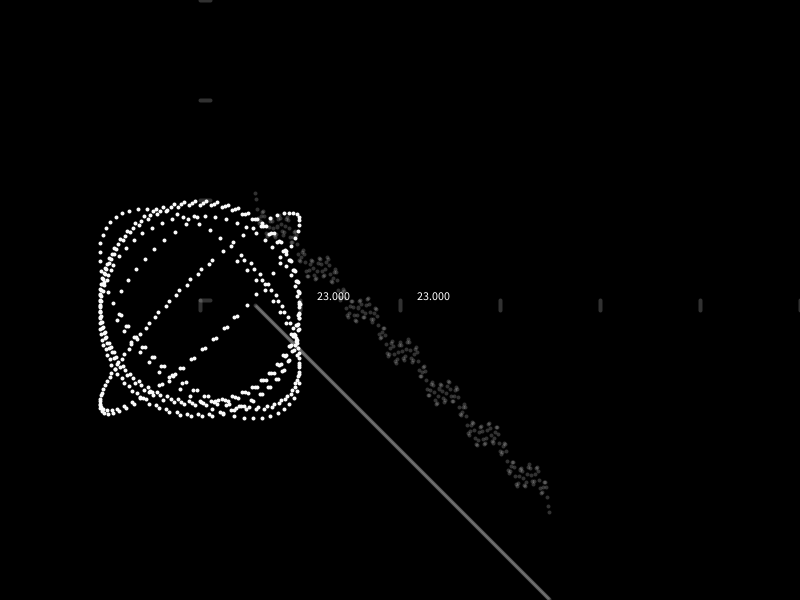
Frame 1 (no input)
Frame 60 (the mouse pressed at the canvas centre just before this capture): identical to frame 1, image omitted
Frame 120 (the mouse held since frame 60 and released just before this capture): identical to frame 1, image omitted

The Processing sketch that drew this single still picture (run headless with seeded random() and noise(); from frame 60 on, the mouse is pressed at the canvas centre):

// Processing sketch: experiment44
// ── experiment44.pde
float xx,yy, x , y ,phi ,t,T,i;
void setup(){
  size(800,600);
  background( 0);
}int x1,y1,x2,y2=0;
void draw(){
  T=7;
  background(0 );
translate(200,300);
int start =5,finish=400;
i=13.5;
println(i);stroke(250,250,250);
strokeWeight(4 );
color col =color(250,0,0);
x=50;
y=-50;


xx=350;
yy=100;
//ellipse(x,y,10,10);

//ellipse(xx,yy,10,10);
//point(

x1=-100;x2=400;y1=0;y2=20;
int dx = x2 - x1;
int dy = y2 - y1;
for (int x = x1;x< x2;x++) {
 y = y1 + dy * (x - x1) / dx;
// point(x, y);
  point(100*cos(2*PI*radians( x)%30),y+100*sin(2*PI*radians( x)%10));
   //point(x,-50+y);
//point(x,-10+( 20 * cos(TWO_PI * x / 200+i))* sin(TWO_PI * x / 400+i)+y );

}


//ellipse((gg+h),lo,40,40);


for (int t=start;t<xx-x;t+=1){
  //float x = amplitude * cos(TWO_PI * frameCount / period);
  stroke(250,250,250,50);
//float f =23 * sin(TWO_PI * yy+t/finish -i*xx);
float f =t;
point(x+(t%xx),t);
//point(t, 100 * cos(TWO_PI * t / 100+i));

//stroke(0,250,0);
point(t+x,-100+( 20 * cos(TWO_PI * t / 20+i))* sin(TWO_PI * t /i)+f  );
//stroke(250,250,0);
//point(t,100+( 10 * cos(TWO_PI * t / 300+i))+(23 * cos(TWO_PI * t / 500-i))  );
if(23 * cos(TWO_PI * t / 100)==23)text(23 * cos(TWO_PI * t / 100),t+15,0);
}

ellipse(i*2000, 23 * sin(TWO_PI * i*2000 / 500-i),10,10);
ellipse(i*2000, 10 * cos(TWO_PI * i*2000 / 300+i),10,10);
ellipse(i*2000,-100+( 10 * cos(TWO_PI *  i*2000 / 300+i))+(23 * sin(TWO_PI *  i*2000 / 500-i)),10,10);

//line(0,0,600,0);
for(int Ti=0;Ti<T+1;Ti++)line(Ti*100,10,Ti*100,0);
for(int Ti=0;Ti<T+1;Ti++)line(10,-Ti*100,0,-Ti*100);
}
